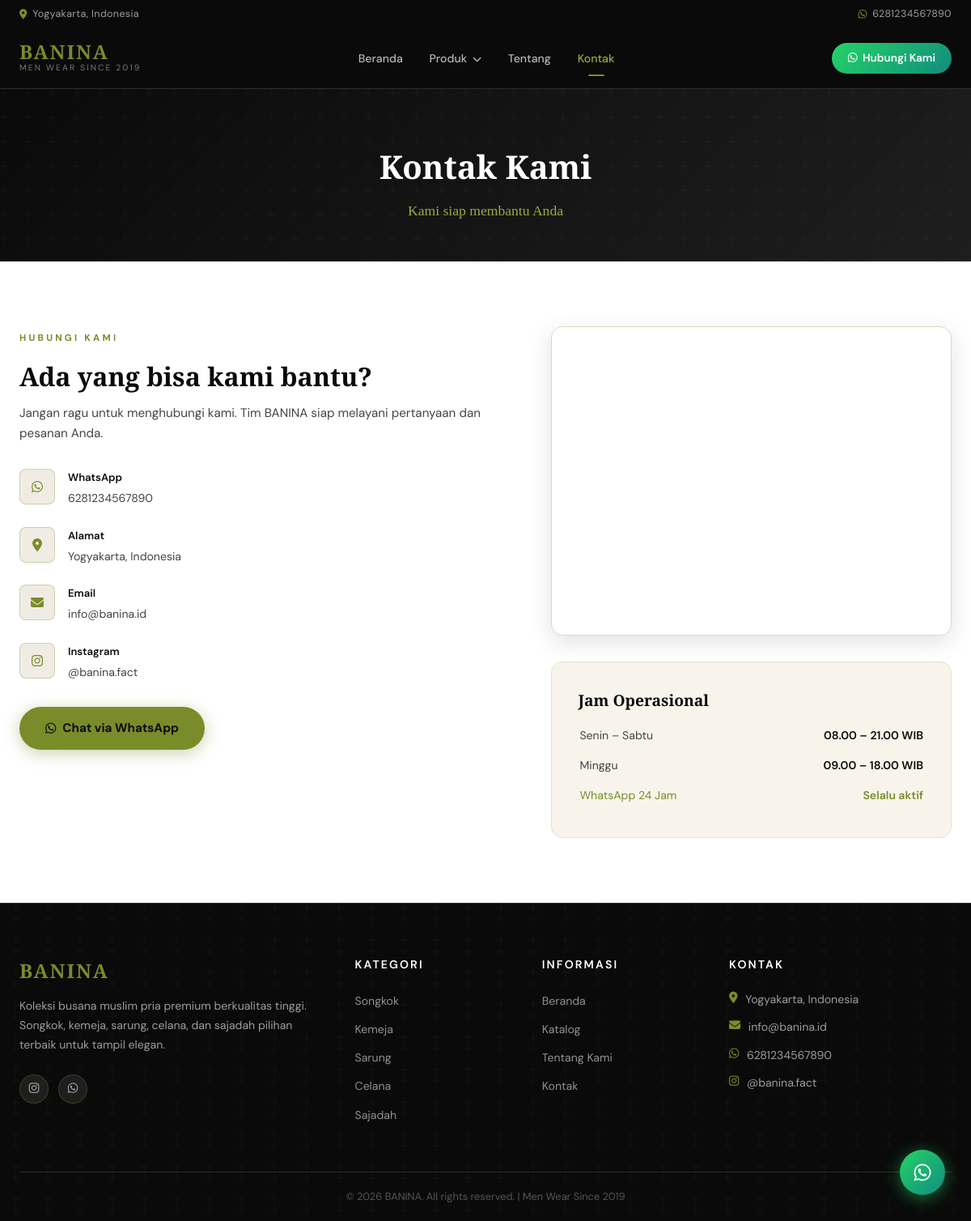
The page /pages/contact.php on the database its author committed.
### tables this page shows
CREATE TABLE IF NOT EXISTS settings (
    id INT AUTO_INCREMENT PRIMARY KEY,
    `key` VARCHAR(100) NOT NULL UNIQUE,
    value TEXT,
    created_at TIMESTAMP DEFAULT CURRENT_TIMESTAMP,
    updated_at TIMESTAMP DEFAULT CURRENT_TIMESTAMP ON UPDATE CURRENT_TIMESTAMP
);

CREATE TABLE IF NOT EXISTS categories (
    id INT AUTO_INCREMENT PRIMARY KEY,
    name VARCHAR(100) NOT NULL,
    slug VARCHAR(100) NOT NULL UNIQUE,
    description TEXT,
    image VARCHAR(255),
    sort_order INT DEFAULT 0,
    is_active TINYINT(1) DEFAULT 1,
    created_at TIMESTAMP DEFAULT CURRENT_TIMESTAMP
);

### includes/config.php (called while the page is built, shortened)
<?php
function getDB() {
    static $pdo = null;
    if ($pdo === null) {
        try {
            $pdo = new PDO(
                "mysql:host=" . DB_HOST . ";dbname=" . DB_NAME . ";charset=utf8mb4",
                DB_USER, DB_PASS,
                [
                    PDO::ATTR_ERRMODE => PDO::ERRMODE_EXCEPTION,
                    PDO::ATTR_DEFAULT_FETCH_MODE => PDO::FETCH_ASSOC,
                    PDO::ATTR_EMULATE_PREPARES => false,
                ]
            );
        } catch (PDOException $e) {
            die("Koneksi database gagal: " . $e->getMessage());
        }
    }
    return $pdo;
}
function getSetting($key) {
    $db = getDB();
    $stmt = $db->prepare("SELECT value FROM settings WHERE `key` = ?");
    $stmt->execute([$key]);
    $row = $stmt->fetch();
    return $row ? $row['value'] : '';
}
function sanitize($str) { return htmlspecialchars(strip_tags(trim($str)), ENT_QUOTES, 'UTF-8'); }
?>

### pages/contact.php (the view, shortened to what this page needs)
<?php
require_once __DIR__ . '/../includes/config.php';
include __DIR__ . '/../includes/header.php';
$whatsapp = getSetting('whatsapp_number');
$address = getSetting('address');
$email = getSetting('email');
$instagram = getSetting('instagram');
$waGreeting = getSetting('whatsapp_greeting');
?>
<div class="page-header">
    <div class="container">
        <h1>Kontak Kami</h1>
        <p>Kami siap membantu Anda</p>
    </div>
</div>
<div class="container">
    <div class="contact-grid">
        <div class="contact-info fade-in">
            <span class="section-label">Hubungi Kami</span>
            <h2>Ada yang bisa kami bantu?</h2>
            <p>Jangan ragu untuk menghubungi kami. Tim BANINA siap melayani pertanyaan dan pesanan Anda.</p>
            <?php if ($whatsapp): ?>
            <div class="contact-item">
                <div class="contact-icon"><i class="fab fa-whatsapp"></i></div>
                <div>
                    <h4>WhatsApp</h4>
                    <p><?= sanitize($whatsapp) ?></p>
                </div>
            </div>
            <?php endif; ?>
            <?php if ($address): ?>
            <div class="contact-item">
                <div class="contact-icon"><i class="fas fa-map-marker-alt"></i></div>
                <div>
                    <h4>Alamat</h4>
                    <p><?= sanitize($address) ?></p>
                </div>
            </div>
            <?php endif; ?>
            <?php if ($email): ?>
            <div class="contact-item">
                <div class="contact-icon"><i class="fas fa-envelope"></i></div>
                <div>
                    <h4>Email</h4>
                    <p><?= sanitize($email) ?></p>
                </div>
            </div>
            <?php endif; ?>
            <?php if ($instagram): ?>
            <div class="contact-item">
                <div class="contact-icon"><i class="fab fa-instagram"></i></div>
                <div>
                    <h4>Instagram</h4>
                    <p><?= sanitize($instagram) ?></p>
                </div>
            </div>
            <?php endif; ?>
            <div style="margin-top:2rem">
                <a href="https://wa.me/<?= sanitize($whatsapp) ?>?text=<?= urlencode($waGreeting) ?>"
                   class="btn-primary" target="_blank" style="display:inline-flex">
                    <i class="fab fa-whatsapp"></i> Chat via WhatsApp
                </a>
            </div>
        </div>
        <div class="fade-in">
            <div style="border-radius:14px;overflow:hidden;border:1px solid var(--border-gold);box-shadow:0 8px 30px rgba(0,0,0,0.12);">
                <iframe
                    src="https://www.google.com/maps/embed?pb=!1m18!1m12!1m3!1d3953.8868329685765!2d109.99815120000001!3d-7.695292600000001!2m3!1f0!2f0!3f0!3m2!1i1024!2i768!4f13.1!3m3!1m2!1s0x2e7aebeb6e5742c3%3A0xb31736b1a63696b9!2sOutlet%20Banina!5e0!3m2!1sid!2sid!4v1778405942350!5m2!1sid!2sid"
                    width="100%" height="380" style="border:0;display:block;"
                    allowfullscreen="" loading="lazy"
>
                </iframe>
            </div>
            <div style="margin-top:2rem;background:var(--cream);border-radius:14px;padding:2rem;border:1px solid #e8e0d0">
                <h3 style="font-family:'Playfair Display',serif;font-size:1.2rem;margin-bottom:0.5rem;color:var(--black)">Jam Operasional</h3>
                <table style="width:100%;font-size:0.88rem;color:var(--text-mid)">
                    <tr><td style="padding:0.4rem 0">Senin – Sabtu</td><td style="text-align:right;font-weight:600;color:var(--black)">08.00 – 21.00 WIB</td></tr>
                    <tr><td style="padding:0.4rem 0">Minggu</td><td style="text-align:right;font-weight:600;color:var(--black)">09.00 – 18.00 WIB</td></tr>
                    <tr><td style="padding:0.4rem 0;color:var(--gold)">WhatsApp 24 Jam</td><td style="text-align:right;font-weight:600;color:var(--gold)">Selalu aktif</td></tr>
                </table>
            </div>
        </div>
    </div>
</div>
<?php include __DIR__ . '/../includes/footer.php'; ?>

### includes/header.php (shortened to what this page needs)
<?php
require_once __DIR__ . '/../includes/config.php';
$siteName = getSetting('site_name');
$siteTagline = getSetting('site_tagline');
$whatsapp = getSetting('whatsapp_number');
$logo = getSetting('logo');
$db = getDB();
$categories = $db->query("SELECT * FROM categories WHERE is_active=1 ORDER BY sort_order ASC")->fetchAll();
$currentPage = basename($_SERVER['PHP_SELF']);
?>
<!DOCTYPE html>
<html lang="id">
<head>
    <link rel="stylesheet" href="https://cdnjs.cloudflare.com/ajax/libs/font-awesome/6.4.0/css/all.min.css">
    <link rel="stylesheet" href="<?= SITE_URL ?>/assets/css/style.css?v=20260507">
</head>
<body>
<div class="topbar">
    <div class="container">
        <span><i class="fas fa-map-marker-alt"></i> <?= sanitize(getSetting('address')) ?></span>
        <span><i class="fab fa-whatsapp"></i> <?= sanitize($whatsapp) ?></span>
    </div>
</div>
<header class="navbar" id="navbar">
    <div class="container nav-container">
        <a href="<?= SITE_URL ?>/index.php" class="logo-wrap">
            <?php if ($logo): ?>
                <img src="<?= UPLOAD_URL . sanitize($logo) ?>" alt="<?= sanitize($siteName) ?>" class="logo-img">
            <?php else: ?>
                <div class="logo-text">
                    <span class="logo-main"><?= sanitize($siteName) ?></span>
                    <span class="logo-sub"><?= sanitize($siteTagline) ?></span>
                </div>
            <?php endif; ?>
        </a>
        <nav class="nav-links">
            <a href="<?= SITE_URL ?>/index.php" class="<?= $currentPage == 'index.php' ? 'active' : '' ?>">Beranda</a>
            <div class="dropdown">
                <a href="<?= SITE_URL ?>/pages/catalog.php" class="dropdown-toggle <?= $currentPage == 'catalog.php' ? 'active' : '' ?>">
                    Produk <i class="fas fa-chevron-down"></i>
                </a>
            </div>
            <a href="<?= SITE_URL ?>/pages/about.php" class="<?= $currentPage == 'about.php' ? 'active' : '' ?>">Tentang</a>
            <a href="<?= SITE_URL ?>/pages/contact.php" class="<?= $currentPage == 'contact.php' ? 'active' : '' ?>">Kontak</a>
        </nav>
        <a href="https://wa.me/<?= sanitize($whatsapp) ?>?text=<?= urlencode(getSetting('whatsapp_greeting')) ?>"
           class="btn-wa" target="_blank">
            <i class="fab fa-whatsapp"></i> Hubungi Kami
        </a>
    </div>
</header>

### includes/footer.php (shortened to what this page needs)
<?php
$siteName = getSetting('site_name');
$instagram = getSetting('instagram');
$whatsapp = getSetting('whatsapp_number');
$address = getSetting('address');
$email = getSetting('email');
$db = getDB();
$categories = $db->query("SELECT * FROM categories WHERE is_active=1 ORDER BY sort_order ASC")->fetchAll();
?>
<a href="https://wa.me/<?= sanitize($whatsapp) ?>?text=<?= urlencode(getSetting('whatsapp_greeting')) ?>"
   class="wa-float" target="_blank" title="Chat WhatsApp">
    <i class="fab fa-whatsapp"></i>
</a>
<footer class="footer">
    <div class="footer-pattern"></div>
    <div class="container">
        <div class="footer-grid">
            <div class="footer-brand">
                <h3><?= sanitize($siteName) ?></h3>
                <p><?= sanitize(getSetting('site_description')) ?></p>
                <div class="social-links">
                    <?php if ($instagram): ?>
                    <a href="https://instagram.com/<?= ltrim(sanitize($instagram), '@') ?>" target="_blank" title="Instagram"><i class="fab fa-instagram"></i></a>
                    <?php endif; ?>
                    <a href="https://wa.me/<?= sanitize($whatsapp) ?>" target="_blank" title="WhatsApp"><i class="fab fa-whatsapp"></i></a>
                </div>
            </div>
            <div class="footer-links">
                <h4>Kategori</h4>
                <ul>
                    <?php foreach ($categories as $cat): ?>
                    <li><a href="<?= SITE_URL ?>/pages/catalog.php?category=<?= $cat['slug'] ?>"><?= sanitize($cat['name']) ?></a></li>
                    <?php endforeach; ?>
                </ul>
            </div>
            <div class="footer-links">
                <h4>Informasi</h4>
                <ul>
                    <li><a href="<?= SITE_URL ?>/index.php">Beranda</a></li>
                    <li><a href="<?= SITE_URL ?>/pages/catalog.php">Katalog</a></li>
                    <li><a href="<?= SITE_URL ?>/pages/about.php">Tentang Kami</a></li>
                    <li><a href="<?= SITE_URL ?>/pages/contact.php">Kontak</a></li>
                </ul>
            </div>
            <div class="footer-contact">
                <h4>Kontak</h4>
                <?php if ($address): ?><p><i class="fas fa-map-marker-alt"></i> <?= sanitize($address) ?></p><?php endif; ?>
                <?php if ($email): ?><p><i class="fas fa-envelope"></i> <?= sanitize($email) ?></p><?php endif; ?>
                <?php if ($whatsapp): ?><p><i class="fab fa-whatsapp"></i> <?= sanitize($whatsapp) ?></p><?php endif; ?>
                <?php if ($instagram): ?><p><i class="fab fa-instagram"></i> <?= sanitize($instagram) ?></p><?php endif; ?>
            </div>
        </div>
        <div class="footer-bottom">
            <p>&copy; <?= date('Y') ?> <?= sanitize($siteName) ?>. All rights reserved. | Men Wear Since 2019</p>
        </div>
    </div>
</footer>
</body>
</html>

### includes/header.php (style rules this page uses)
:root { --gold: #7a8c2a !important; --gold-light: #9aad3a !important; --gold-dim: #5a6820 !important; --border-gold: rgba(122,140,42,0.3) !important; }

### rows shown on the page
settings: value "Yogyakarta, Indonesia"
settings: value "6281234567890"
settings: value "BANINA"
settings: value "MEN WEAR SINCE 2019"
settings: value "info@banina.id"
settings: value "@banina.fact"
settings: value "Koleksi busana muslim pria premium berkualitas tinggi. Songkok, kemeja, sarung, celana, dan sajadah pilihan terbaik untuk tampil elegan."
categories: name "Songkok"
categories: name "Kemeja"
categories: name "Sarung"
categories: name "Celana"
categories: name "Sajadah"
